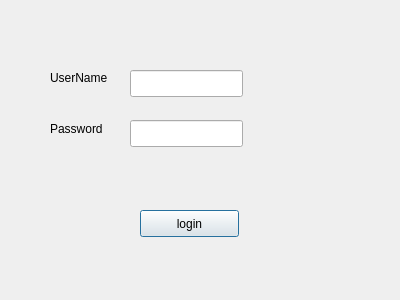
<?xml version="1.0" encoding="UTF-8"?>
<ui version="4.0">
 <class>login</class>
 <widget class="QDialog" name="login">
  <property name="geometry">
   <rect>
    <x>0</x>
    <y>0</y>
    <width>400</width>
    <height>300</height>
   </rect>
  </property>
  <property name="windowTitle">
   <string>Dialog</string>
  </property>
  <widget class="QLabel" name="label_user">
   <property name="geometry">
    <rect>
     <x>50</x>
     <y>70</y>
     <width>67</width>
     <height>17</height>
    </rect>
   </property>
   <property name="text">
    <string>&lt;html&gt;&lt;head/&gt;&lt;body&gt;&lt;p&gt;UserName&lt;/p&gt;&lt;/body&gt;&lt;/html&gt;</string>
   </property>
  </widget>
  <widget class="QLineEdit" name="edit_user">
   <property name="geometry">
    <rect>
     <x>130</x>
     <y>70</y>
     <width>113</width>
     <height>27</height>
    </rect>
   </property>
  </widget>
  <widget class="QLabel" name="label_passwd">
   <property name="geometry">
    <rect>
     <x>50</x>
     <y>120</y>
     <width>67</width>
     <height>17</height>
    </rect>
   </property>
   <property name="text">
    <string>Password</string>
   </property>
  </widget>
  <widget class="QLineEdit" name="edit_passwd">
   <property name="geometry">
    <rect>
     <x>130</x>
     <y>120</y>
     <width>113</width>
     <height>27</height>
    </rect>
   </property>
  </widget>
  <widget class="QPushButton" name="btn_login">
   <property name="geometry">
    <rect>
     <x>140</x>
     <y>210</y>
     <width>99</width>
     <height>27</height>
    </rect>
   </property>
   <property name="text">
    <string>login</string>
   </property>
  </widget>
 </widget>
 <resources/>
 <connections/>
</ui>
